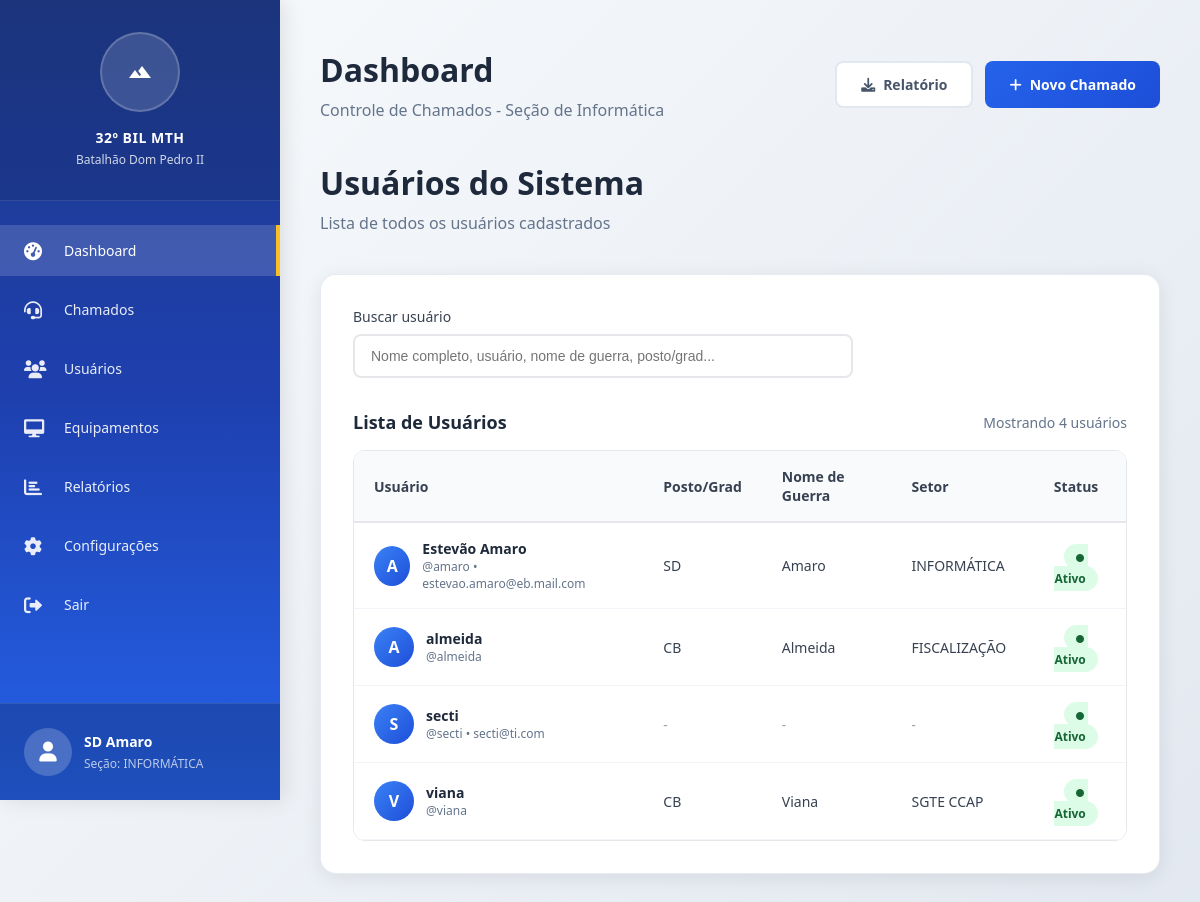
Screenshot of /users/ (signed in) with the database file from the repository.
### Calls/models.py (models this page shows)
class User(AbstractUser):
    nome_de_guerra = models.CharField(max_length=50, null=True, blank=True)
    setor = models.ForeignKey(Setor, on_delete=models.SET_NULL, related_name='usuarios', null=True, blank=True)
    posto_grad = models.ForeignKey(Posto_grad, on_delete=models.SET_NULL, related_name='usuarios', null=True, blank=True)

class Posto_grad(models.Model):
    nome = models.CharField(max_length=50)
    def __str__(self):
        return self.nome

class Setor(models.Model):
    nome = models.CharField(max_length=100)
    def __str__(self):
        return self.nome

### Calls/views.py (the view)
# urls.py: path('users/', views.users_view, name='users_view'),
@login_required
def users_view(request):
    atual_user = request.user
    if not atual_user.is_superuser:
        return HttpResponseRedirect(reverse('Calls:login'))
    users = User.objects.all()
    return render(request, 'Calls/users.html', {'users': users, 'user': atual_user})

### Calls/templates/Calls/users.html (shortened to what this page needs)
{% extends 'Calls/layout_admin.html' %}
{% load static %}
{% block content %}
<div class="page-header">
    <div>
        <h1 class="page-title">Usuários do Sistema</h1>
        <p class="page-subtitle">Lista de todos os usuários cadastrados</p>
    </div>
</div>
<div class="content-card">
    <div style="margin-bottom: 32px;">
        <label style="display: block; color: #374151; font-size: 14px; font-weight: 500; margin-bottom: 8px;">
            Buscar usuário
        </label>
        <input type="text" id="searchUser" placeholder="Nome completo, usuário, nome de guerra, posto/grad..."
               style="width: 100%; max-width: 500px; padding: 12px 16px; border: 2px solid #e5e7eb; border-radius: 8px;
                      font-size: 14px; transition: border-color 0.3s ease;"
               onkeyup="filterUsers()"
               onfocus="this.style.borderColor='#2563eb'"
               onblur="this.style.borderColor='#e5e7eb'">
    </div>
    <div style="margin-bottom: 16px; display: flex; justify-content: between; align-items: center;">
        <h3 style="color: #1e293b; font-size: 18px; font-weight: 600; margin: 0;">
            Lista de Usuários
        </h3>
        <div style="color: #64748b; font-size: 14px; margin-left: auto;">
            Mostrando <span id="userCount">{{ users.count }}</span> usuários
        </div>
    </div>
    <div style="overflow-x: auto; border-radius: 12px; border: 1px solid #e5e7eb;">
        <table style="width: 100%; border-collapse: collapse; background: white;">
            <thead style="background: #f8fafc; border-bottom: 2px solid #e5e7eb;">
                <tr>
                    <th style="padding: 16px 20px; text-align: left; color: #374151; font-weight: 600; font-size: 14px;">
                        Usuário
                    </th>
                    <th style="padding: 16px 20px; text-align: left; color: #374151; font-weight: 600; font-size: 14px;">
                        Posto/Grad
                    </th>
                    <th style="padding: 16px 20px; text-align: left; color: #374151; font-weight: 600; font-size: 14px;">
                        Nome de Guerra
                    </th>
                    <th style="padding: 16px 20px; text-align: left; color: #374151; font-weight: 600; font-size: 14px;">
                        Setor
                    </th>
                    <th style="padding: 16px 20px; text-align: center; color: #374151; font-weight: 600; font-size: 14px;">
                        Status
                    </th>
                </tr>
            </thead>
            <tbody id="usersTableBody">
                {% for usuario in users %}
                <tr class="user-row" style="border-bottom: 1px solid #f1f5f9; transition: background-color 0.2s ease;">
                    <td style="padding: 16px 20px;">
                        <div style="display: flex; align-items: center;">
                            <div style="width: 40px; height: 40px; border-radius: 50%; background: linear-gradient(135deg, #3b82f6 0%, #1d4ed8 100%);
                                       display: flex; align-items: center; justify-content: center; color: white; font-weight: 600; margin-right: 12px;">
                                {% if usuario.nome_de_guerra %}
                                    {{ usuario.nome_de_guerra|first|upper }}
                                {% elif usuario.first_name %}
                                    {{ usuario.first_name|first|upper }}
                                {% else %}
                                    {{ usuario.username|first|upper }}
                                {% endif %}
                            </div>
                            <div>
                                <div style="font-weight: 600; color: #1e293b; font-size: 14px;">
                                    {% if usuario.first_name and usuario.last_name %}
                                        {{ usuario.first_name }} {{ usuario.last_name }}
                                    {% else %}
                                        {{ usuario.username }}
                                    {% endif %}
                                </div>
                                <div style="color: #64748b; font-size: 12px;">
                                    @{{ usuario.username }}
                                    {% if usuario.email %}
                                        • {{ usuario.email }}
                                    {% endif %}
                                </div>
                            </div>
                        </div>
                    </td>
                    <td style="padding: 16px 20px; color: #374151; font-size: 14px;">
                        {% if usuario.posto_grad %}
                            {{ usuario.posto_grad }}
                        {% else %}
                            <span style="color: #9ca3af; font-style: italic;">-</span>
                        {% endif %}
                    </td>
                    <td style="padding: 16px 20px; color: #374151; font-size: 14px;">
                        {% if usuario.nome_de_guerra %}
                            {{ usuario.nome_de_guerra }}
                        {% else %}
                            <span style="color: #9ca3af; font-style: italic;">-</span>
                        {% endif %}
                    </td>
                    <td style="padding: 16px 20px; color: #374151; font-size: 14px;">
                        {% if usuario.setor %}
                            {{ usuario.setor }}
                        {% else %}
                            <span style="color: #9ca3af; font-style: italic;">-</span>
                        {% endif %}
                    </td>
                    <td style="padding: 16px 20px; text-align: center;">
                        {% if usuario.is_active %}
                            <span style="background: #dcfce7; color: #166534; padding: 4px 12px; border-radius: 20px; font-size: 12px; font-weight: 600;">
                                <i class="fas fa-circle" style="font-size: 8px; margin-right: 4px;"></i>
                                Ativo
                            </span>
                        {% else %}
                            <span style="background: #fee2e2; color: #dc2626; padding: 4px 12px; border-radius: 20px; font-size: 12px; font-weight: 600;">
                                <i class="fas fa-circle" style="font-size: 8px; margin-right: 4px;"></i>
                                Inativo
                            </span>
                        {% endif %}
                    </td>
                </tr>
                {% endfor %}
            </tbody>
        </table>
    </div>
</div>
{% endblock %}

### Calls/templates/Calls/layout_admin.html (shortened to what this page needs)
{% load static %}
<!DOCTYPE html>
<html lang="pt-BR">
<head>
    <link href="https://cdnjs.cloudflare.com/ajax/libs/font-awesome/6.0.0/css/all.min.css" rel="stylesheet">
    <link rel="stylesheet" href="{% static 'styles.css' %}">
</head>
<body>
    <div class="container">
        <aside class="sidebar">
            <div class="sidebar-header">
                <div class="logo">
                    <i class="material-icons">terrain</i>
                </div>
                <h3 class="battalion-name">32º BIL Mth</h3>
                <p class="battalion-subtitle">Batalhão Dom Pedro II</p>
            </div>
            <nav>
                <ul class="nav-menu">
                    <li class="nav-item">
                        <a href="{% url 'Calls:index' %}" class="nav-link active">
                            <i class="fas fa-tachometer-alt"></i>
                            <span class="nav-text">Dashboard</span>
                        </a>
                    </li>
                    <li class="nav-item">
                        <a href="{% url 'Calls:admin_calls' %}" class="nav-link">
                            <i class="fas fa-headset"></i>
                            <span class="nav-text">Chamados</span>
                        </a>
                    </li>
                    <li class="nav-item">
                        <a href="{% url 'Calls:users_view' %}" class="nav-link">
                            <i class="fas fa-users"></i>
                            <span class="nav-text">Usuários</span>
                        </a>
                    </li>
                    <li class="nav-item">
                        <a href="#" class="nav-link">
                            <i class="fas fa-desktop"></i>
                            <span class="nav-text">Equipamentos</span>
                        </a>
                    </li>
                    <li class="nav-item">
                        <a href="#" class="nav-link">
                            <i class="fas fa-chart-bar"></i>
                            <span class="nav-text">Relatórios</span>
                        </a>
                    </li>
                    <li class="nav-item">
                        <a href="#" class="nav-link">
                            <i class="fas fa-cog"></i>
                            <span class="nav-text">Configurações</span>
                        </a>
                    </li>
                    <li class="nav-item">
                        <a href="{% url 'Calls:logout' %}" class="nav-link">
                            <i class="fa-solid fa-right-from-bracket"></i>
                            <span class="nav-text">Sair</span>
                        </a>
                    </li>
                </ul>
            </nav>
            <div class="user-profile">
                <div class="user-info">
                    <div class="user-avatar">
                        <i class="fas fa-user"></i>
                    </div>
                    <div class="user-details">
                        <h4>{{user.posto_grad}} {{user.nome_de_guerra}}</h4>
                        <p>Seção: {{user.setor}}</p>
                    </div>
                </div>
            </div>
        </aside>
        <main class="main-content">
            <div class="page-header">
                <div>
                    <h1 class="page-title">{% block page_title %}Dashboard{% endblock %}</h1>
                    <p class="page-subtitle">{% block page_subtitle %}Controle de Chamados - Seção de Informática{% endblock %}</p>
                </div>
                <div class="action-buttons">
                    <a href="#" class="btn btn-secondary">
                        <i class="fas fa-download"></i>
                        Relatório
                    </a>
                    <a href="#" class="btn btn-primary">
                        <i class="fas fa-plus"></i>
                        Novo Chamado
                    </a>
                </div>
            </div>
            {% block content %}
            {% endblock %}
        </main>
    </div>
</body>
</html>

### Calls/static/styles.css (style rules this page uses)
* { margin: 0; padding: 0; box-sizing: border-box; }
body { font-family: 'Segoe UI', Tahoma, Geneva, Verdana, sans-serif; background: linear-gradient(135deg, #f8fafc 0%, #e2e8f0 100%); min-height: 100vh; color: #334155; }
.container { display: flex; min-height: 100vh; }
.sidebar { width: 280px; background: linear-gradient(180deg, #1e3a8a 0%, #1e40af 50%, #2563eb 100%); position: fixed; height: 100vh; left: 0; top: 0; z-index: 1000; box-shadow: 4px 0 20px rgba(0, 0, 0, 0.1); overflow: hidden; transition: all 0.3s ease; }
.sidebar-header { padding: 32px 24px; text-align: center; border-bottom: 1px solid rgba(255, 255, 255, 0.1); background: rgba(0, 0, 0, 0.1); }
.logo { width: 80px; height: 80px; background: rgba(255, 255, 255, 0.15); border-radius: 50%; margin: 0 auto 16px; display: flex; align-items: center; justify-content: center; font-size: 32px; color: white; backdrop-filter: blur(10px); border: 2px solid rgba(255, 255, 255, 0.2); }
.battalion-name { color: white; font-size: 14px; font-weight: 600; text-transform: uppercase; letter-spacing: 0.5px; margin-bottom: 4px; }
.battalion-subtitle { color: rgba(255, 255, 255, 0.8); font-size: 12px; font-weight: 300; }
.nav-menu { padding: 24px 0; list-style: none; }
.nav-item { margin-bottom: 8px; }
.nav-link { display: flex; align-items: center; padding: 16px 24px; color: rgba(255, 255, 255, 0.9); text-decoration: none; transition: all 0.3s ease; position: relative; }
.nav-link.active { background: rgba(255, 255, 255, 0.15); color: white; border-right: 4px solid #fbbf24; }
.nav-link i { width: 24px; font-size: 18px; margin-right: 16px; }
.nav-text { font-size: 14px; font-weight: 500; }
.user-profile { position: absolute; bottom: 0; left: 0; right: 0; padding: 24px; background: rgba(0, 0, 0, 0.2); border-top: 1px solid rgba(255, 255, 255, 0.1); }
.user-info { display: flex; align-items: center; color: white; }
.user-avatar { width: 48px; height: 48px; border-radius: 50%; background: rgba(255, 255, 255, 0.2); display: flex; align-items: center; justify-content: center; margin-right: 12px; font-size: 20px; }
.user-details h4 { font-size: 14px; margin-bottom: 4px; }
.user-details p { font-size: 12px; color: rgba(255, 255, 255, 0.7); }
.main-content { flex: 1; margin-left: 280px; padding: 48px 40px; background: transparent; }
.page-header { margin-bottom: 40px; display: flex; justify-content: space-between; align-items: center; }
.page-title { font-size: 32px; font-weight: 700; color: #1e293b; margin-bottom: 8px; }
.page-subtitle { color: #64748b; font-size: 16px; font-weight: 400; }
.action-buttons { display: flex; gap: 12px; }
.btn { padding: 12px 24px; border: none; border-radius: 8px; font-size: 14px; font-weight: 600; cursor: pointer; transition: all 0.3s ease; text-decoration: none; display: inline-flex; align-items: center; gap: 8px; }
.btn-primary { background: linear-gradient(135deg, #2563eb 0%, #1d4ed8 100%); color: white; }
.btn-secondary { background: white; color: #475569; border: 2px solid #e2e8f0; }
.content-card { background: white; border-radius: 16px; padding: 32px; box-shadow: 0 4px 20px rgba(0, 0, 0, 0.08); border: 1px solid rgba(226, 232, 240, 0.8); margin-bottom: 32px; }
.content-card { animation: fadeInUp 0.6s ease; }

### rows the page displays
User: posto_grad "SD", nome_de_guerra "Amaro", setor "INFORMÁTICA", nome_de_guerra|first "A", first_name "Estevão", last_name "Amaro", username "amaro", email "estevao.amaro@eb.mail.com", is_active True (drawn)
User: nome_de_guerra|first "A", username "almeida", posto_grad "CB", nome_de_guerra "Almeida", setor "FISCALIZAÇÃO", is_active True (drawn)
User: username|first "S", username "secti", email "secti@ti.com", is_active True (drawn)
User: nome_de_guerra|first "V", username "viana", posto_grad "CB", nome_de_guerra "Viana", setor "SGTE CCAP", is_active True (drawn)

### other values shown
{{ users.count }} "4"
